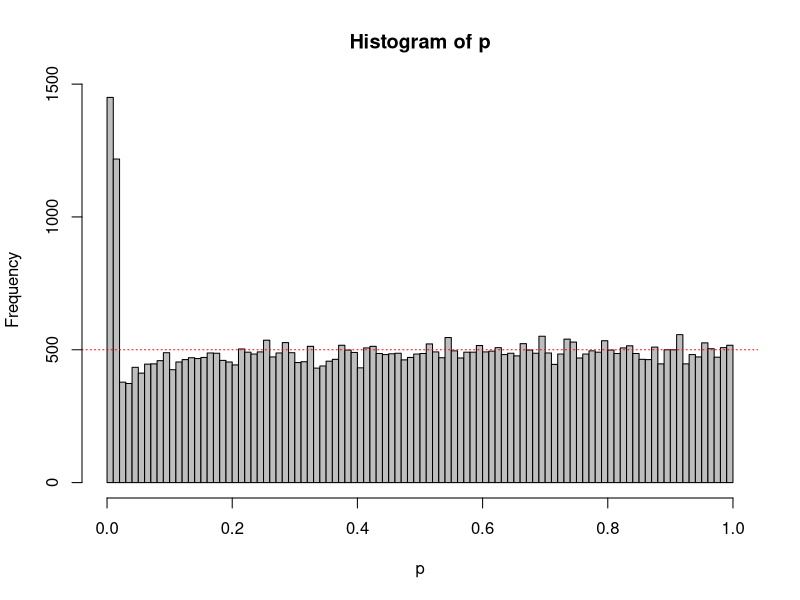

Recreate this plot in R.
N<-100 #total number of datapoints (per condition) you are willing to collect
Looks<-5 #set number of looks at the data
nSim<-50000 #number of simulated studies
alpha<-0.05 #set alpha
alpha <- 0.0158

D<-0 #True effect size (must be 0 when simulating Type 1 errors)

#Take care of some settings
options(scipen=100, digits=4) #disable scientific notation for numbers
LookN<-ceiling(seq(0,N,N/Looks)) #Determine at which N's to look
LookN<-LookN[-1] #remove look at 0
LookN<-LookN[LookN > 2] #Remove looks at N of 1 or 2 (not possible with t-test)
Looks<-length(LookN) #if looks are removed, change number of looks
matp<-matrix(NA, nrow=nSim, ncol=Looks) #Matrix for p-values at sequential tests
SigSeq<-numeric(Looks) #Variable to store final p-values
OptStop<-numeric(nSim) #variable to store positions of optional stopping
p<-numeric(nSim) #Variable to save optional stopping p-values

#Loop data generation for each study, then loop to perform a test for each N 
for (i in 1:nSim){
  x<-rnorm(n = N, mean = 0, sd = 1)
  y<-rnorm(n = N, mean = D, sd = 1)
  for (j in 1:Looks){
  matp[i,j]<-t.test(x[1:LookN[j]],y[1:LookN[j]], var.equal=TRUE)$p.value #perform the t-test, store
  }
  cat('Loop', i, 'of', nSim,'\n')
}

#Save Type 1 error rate for each look
for (i in 1:Looks){
  SigSeq[i] <- sum(matp[,i]<alpha)
}

#Get the positions at which are stopped, and then these p-values
for (i in 1:nSim){
  OptStop[i] <- min(which(matp[i,]<alpha))
}
OptStop[is.infinite(OptStop)] <- Looks #If nothing significant, take last p-value (fixes error warning)
for (i in 1:nSim){
  p[i] <- matp[i,OptStop[i]]
}

breaks<-100
hist(p, breaks=breaks,col="grey")
abline(h=nSim/breaks, col = "red", lty=3)

#Return Type 1 error rates for each look, and the the Type 1 error rate when only reporting the lowest p-value over all looks
cat("Type 1 error rates for look 1 to", Looks,":", SigSeq/nSim)
cat("Type 1 error rate when only the lowest p-value for all looks is reported:", sum(p<alpha)/nSim)

#? Daniel Lakens, 2016. 
# This work is licensed under a Creative Commons Attribution-NonCommercial-ShareAlike 4.0 International License. https://creativecommons.org/licenses/by-nc-sa/4.0/